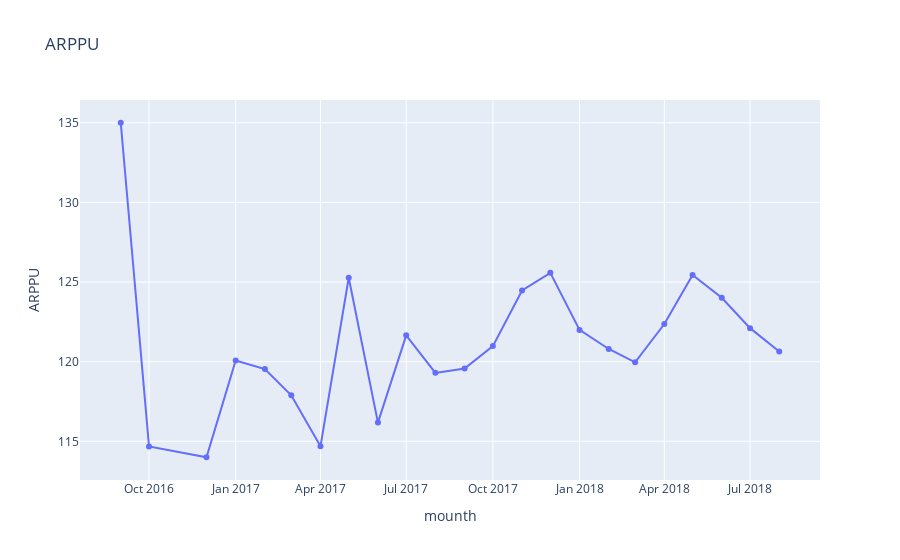

The notebook cell saved with this chart:
### Code cell
plt.figure(figsize=(10, 6))
px.line(data_frame=pre_arppu,x='mounth',y='ARPPU',title='ARPPU',markers='o')

### Figure 1 — Plotly figure (JSON) as saved in the notebook; plotly's stock layout.template omitted (floating-point values rounded to 4 significant figures)
{"data": [{"hovertemplate": "mounth=%{x}<br>ARPPU=%{y}<extra></extra>", "legendgroup": "", "line": {"color": "#636efa", "dash": "solid"}, "marker": {"symbol": "circle"}, "mode": "lines+markers", "name": "", "orientation": "v", "showlegend": false, "type": "scatter", "x": ["2016-09", "2016-10", "2016-12", "2017-01", "2017-02", "2017-03", "2017-04", "2017-05", "2017-06", "2017-07", "2017-08", "2017-09", "2017-10", "2017-11", "2017-12", "2018-01", "2018-02", "2018-03", "2018-04", "2018-05", "2018-06", "2018-07", "2018-08"], "xaxis": "x", "y": [135, 114.7, 114, 120.1, 119.5, 117.9, 114.7, 125.3, 116.2, 121.7, 119.3, 119.6, 121.0, 124.5, 125.6, 122.0, 120.8, 120.0, 122.4, 125.4, 124.0, 122.1, 120.6], "yaxis": "y"}], "layout": {"legend": {"tracegroupgap": 0}, "title": {"text": "ARPPU"}, "xaxis": {"anchor": "y", "domain": [0, 1], "title": {"text": "mounth"}}, "yaxis": {"anchor": "x", "domain": [0, 1], "title": {"text": "ARPPU"}}}}
